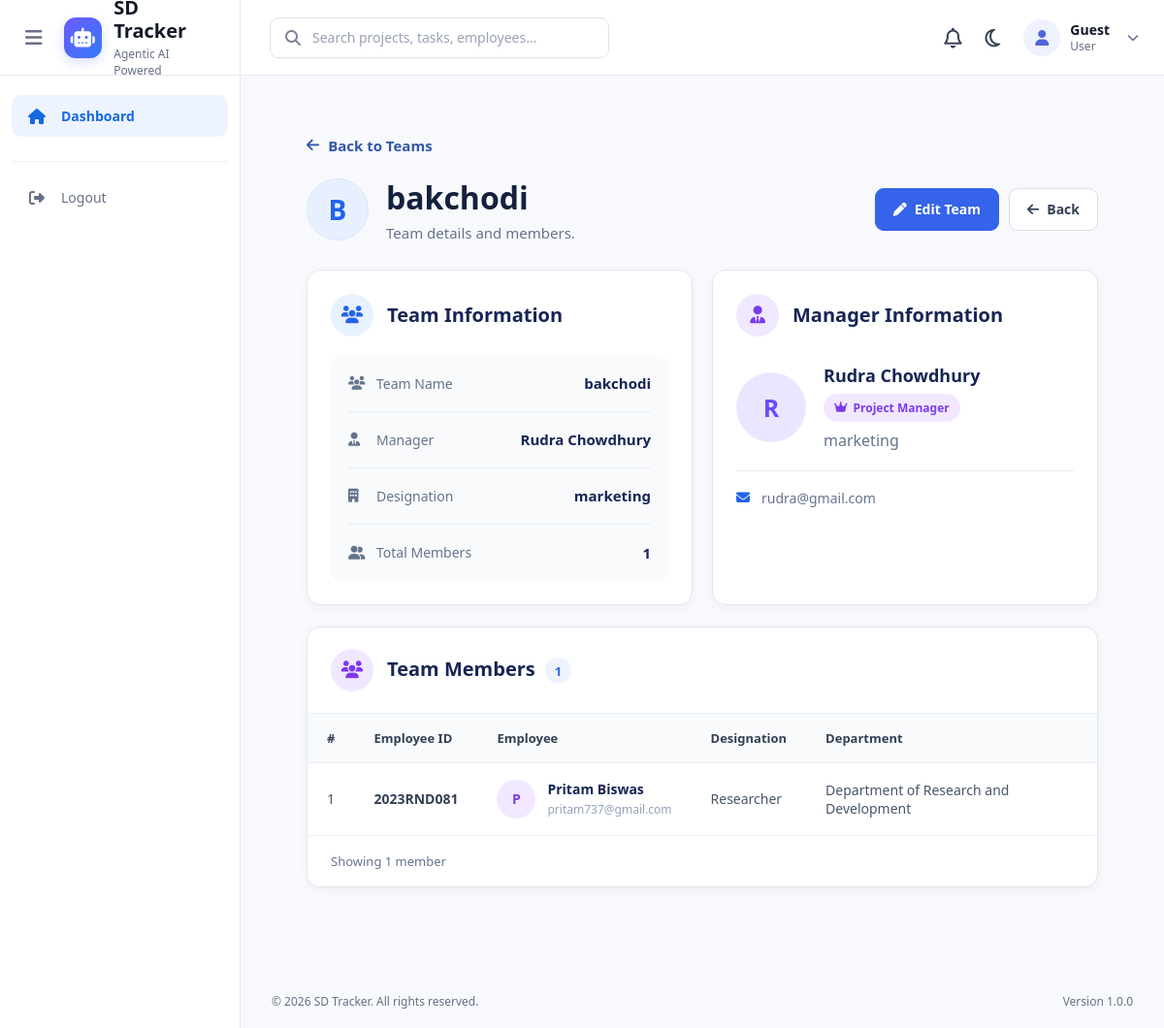
Before: /employees/teams/1/ with the older database file.
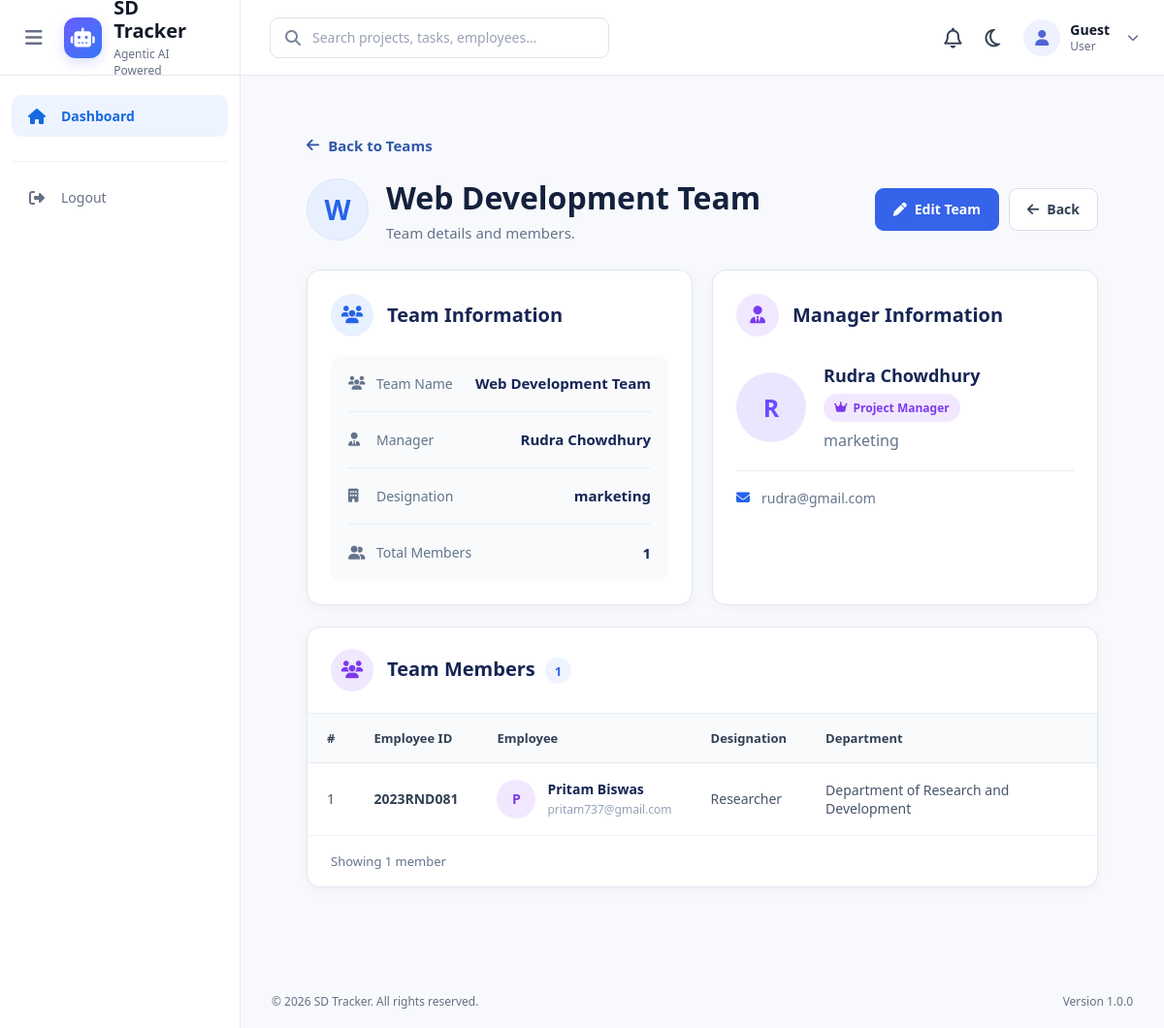
After: the same page with the newer database file.
### employees/models.py (models this page shows, shortened)
class Team(models.Model):
    name = models.CharField(
        max_length=100
    )
    manager = models.ForeignKey(
        Employee,
        on_delete=models.SET_NULL,
        null=True,
        blank=True,
        related_name="managed_teams"
    )
    members = models.ManyToManyField(
        Employee,
        related_name="teams",
        blank=True
    )

class Employee(models.Model):
    STATUS_CHOICES = (
        ("active", "Active"),
        ("on_leave", "On Leave"),
        ("inactive", "Inactive"),
    )
    user = models.OneToOneField(
        User,
        on_delete=models.CASCADE,
        related_name="employee"
    )
    employee_id = models.CharField(
        max_length=20,
        unique=True
    )
    designation = models.CharField(
        max_length=100
    )
    department = models.CharField(
        max_length=100
    )
    skills = models.TextField(
        blank=True
    )
    joining_date = models.DateField()
    status = models.CharField(
        max_length=20,
        choices=STATUS_CHOICES,
        default="active"
    )

### employees/views.py (the view)
# urls.py: path("teams/<int:pk>/",views.team_detail,name="team_detail"),
def team_detail(request, pk):
    team = get_object_or_404(
        Team.objects.select_related(
            "manager__user"
        ).prefetch_related(
            "members__user"
        ),
        pk=pk
    )
    return render(
        request,
        "employees/teams/team_detail.html",
        {
            "team": team
        }
    )

### employees/templates/employees/teams/team_detail.html (shortened to what the changed rows need)
{% extends "base.html" %}
{% load static %}
{% block extra_css %}
<link rel="stylesheet"
      href="{% static 'css/teams/team_detail.css' %}">
{% endblock %}
{% block content %}
<div class="team-detail-page">
    <div class="team-page-header">
        <div class="team-title">
            <div class="team-avatar">
                {{ team.name|slice:":1"|upper }}
            </div>
            <div>
                <h1>{{ team.name }}</h1>
                <p>
                    Team details and members.
                </p>
            </div>
        </div>
    </div>
    <div class="team-info-grid">
        <div class="detail-card">
            <div class="card-heading">
                <h2>Team Information</h2>
            </div>
            <div class="info-list">
                <div class="info-item">
                    <div class="info-label">
                        <i class="fa-solid fa-users"></i>
                        <span>Team Name</span>
                    </div>
                    <strong>
                        {{ team.name }}
                    </strong>
                </div>
                <div class="info-item">
                    <div class="info-label">
                        <i class="fa-solid fa-user-tie"></i>
                        <span>Manager</span>
                    </div>
                    <strong>
                        {% if team.manager %}
                            {{ team.manager.user.get_full_name }}
                        {% else %}
                            Not Assigned
                        {% endif %}
                    </strong>
                </div>
                <div class="info-item">
                    <div class="info-label">
                        <i class="fa-solid fa-building"></i>
                        <span>Designation</span>
                    </div>
                    <strong>
                        {% if team.manager %}
                            {{ team.manager.designation }}
                        {% else %}
                            —
                        {% endif %}
                    </strong>
                </div>
                <div class="info-item">
                    <div class="info-label">
                        <i class="fa-solid fa-user-group"></i>
                        <span>Total Members</span>
                    </div>
                    <strong>
                        {{ team.members.count }}
                    </strong>
                </div>
            </div>
        </div>
        <div class="detail-card manager-card">
            <div class="card-heading">
                <h2>Manager Information</h2>
            </div>
            {% if team.manager %}
                <div class="manager-profile">
                    <div class="manager-avatar">
                        {{ team.manager.user.get_full_name|slice:":1"|upper }}
                    </div>
                    <div class="manager-details">
                        <h3>
                            {{ team.manager.user.get_full_name }}
                        </h3>
                        <span class="role-badge">
                            <i class="fa-solid fa-crown"></i>
                            Project Manager
                        </span>
                        <p>
                            {{ team.manager.designation }}
                        </p>
                    </div>
                </div>
                <div class="manager-contact">
                    <div>
                        <i class="fa-solid fa-envelope"></i>
                        <span>
                            {{ team.manager.user.email }}
                        </span>
                    </div>
                </div>
            {% endif %}
        </div>
    </div>
    <div class="detail-card members-card">
        <div class="members-header">
            <div class="card-heading">
                <div>
                    <h2>
                        Team Members
                        <span class="member-count">
                            {{ team.members.count }}
                        </span>
                    </h2>
                </div>
            </div>
        </div>
        <div class="table-wrapper">
            <table class="team-members-table">
                <thead>
                    <tr>
                        <th>#</th>
                        <th>Employee ID</th>
                        <th>Employee</th>
                        <th>Designation</th>
                        <th>Department</th>
                    </tr>
                </thead>
            </table>
        </div>
        {% if team.members.all %}
        <div class="members-footer">
            <span>
                Showing
                {{ team.members.count }}
                member{{ team.members.count|pluralize }}
            </span>
        </div>
        {% endif %}
    </div>
</div>
{% endblock %}

Changed rows visible on the page:
changed Team "Rudra Chowdhury": name "B" → "W"; name "bakchodi" → "Web Development Team"
